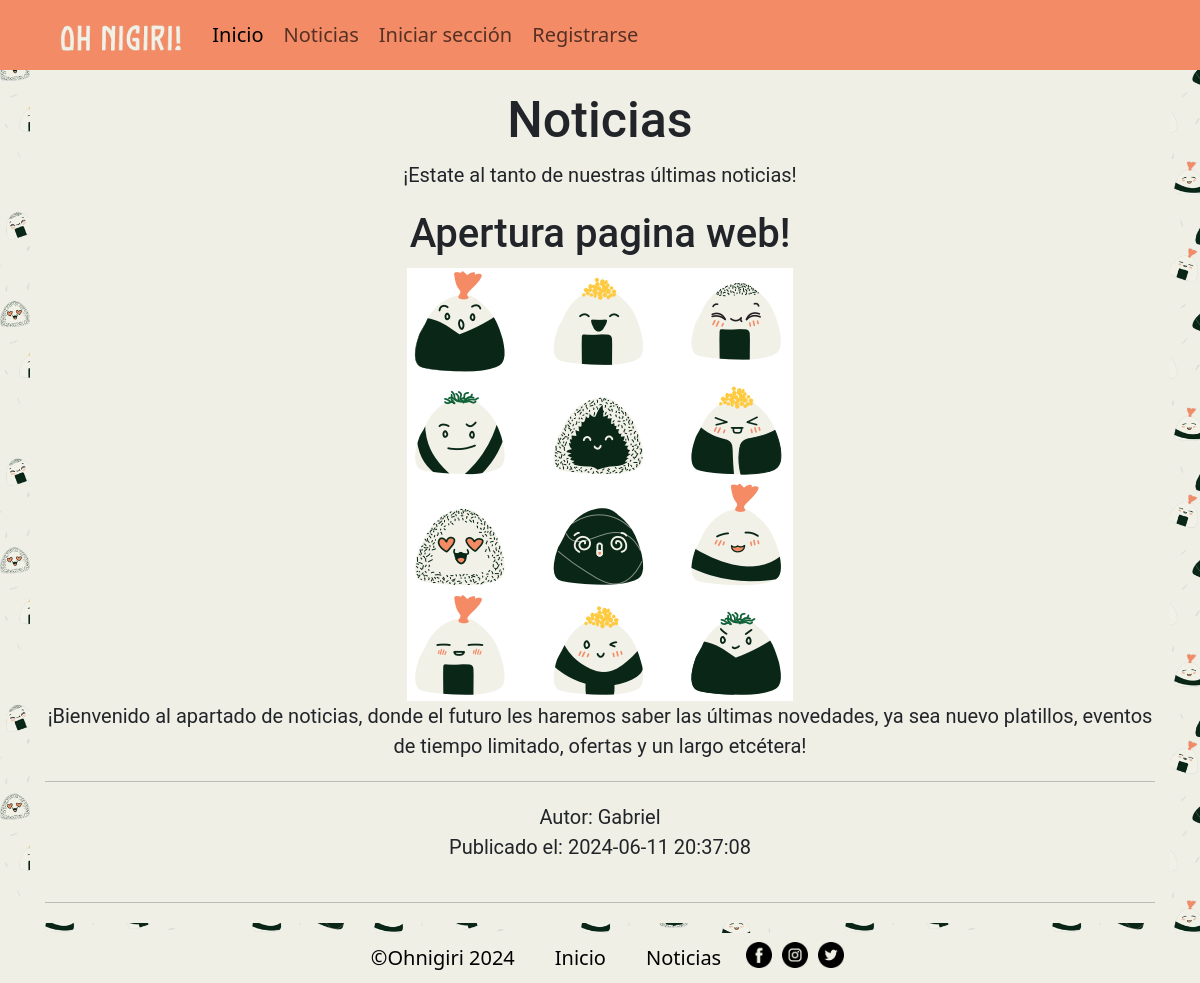
/views/noticias.php, run on the app's committed database.
### tables this page shows
CREATE TABLE IF NOT EXISTS `noticias` (
  `idNoticia` int NOT NULL AUTO_INCREMENT,
  `titulo` varchar(255) NOT NULL,
  `cuerpo` longtext NOT NULL,
  `imagen` varchar(255) NOT NULL,
  `fecha` datetime NOT NULL,
  `idUserFK` int NOT NULL,
  PRIMARY KEY (`idNoticia`),
  KEY `idUserFK` (`idUserFK`)
);

CREATE TABLE IF NOT EXISTS `usuarios` (
  `IdUsuario` int NOT NULL AUTO_INCREMENT,
  `nombre` varchar(45) NOT NULL,
  `apellidos` varchar(45) NOT NULL,
  `email` varchar(60) NOT NULL,
  `telefono` varchar(9) NOT NULL,
  `fecha_nacimiento` date NOT NULL,
  `fecha_alta` date NOT NULL,
  `direccion` varchar(255) NOT NULL,
  `sexo` varchar(30) NOT NULL,
  PRIMARY KEY (`IdUsuario`)
);

### views/noticias.php (the view, shortened to what this page needs)
<?php
include '../scripts/bd.php';
?>
<!DOCTYPE html>
<html lang="es">
<head>
    <link rel="stylesheet" href="../style/main.css">
</head>
<body>
    <main>
        <section>
        <div class="container p-2 bg-light">
        </div>
        <?php
        $query = "
            SELECT noticias.idNoticia, noticias.titulo, noticias.imagen, noticias.cuerpo, noticias.fecha, usuarios.nombre
            FROM noticias
            JOIN usuarios ON noticias.idUserFK = usuarios.idUsuario
            ORDER BY noticias.fecha DESC
        ";
        $result = $conn->query($query);
        ?>
        <div class="news-container container d-flex flex-column justify-content-center text-center bg-light">
        <h1>Noticias</h1>
        <p class="text-center">¡Estate al tanto de nuestras últimas noticias!</p>
            <?php
            if ($result->num_rows > 0) {
                while ($row = $result->fetch_assoc()) {
                    $idNoticia = $row['idNoticia'];
                    ?>
                    <div class="news-item" id="form_info-<?php echo $idNoticia; ?>">
                        <h2><?php echo htmlspecialchars($row['titulo']); ?></h2>
                        <img src="/dinamic-page-test/<?php echo htmlspecialchars($row['imagen']); ?>" alt="Imagen de la noticia" class="news-image">
                        <p><?php echo nl2br(htmlspecialchars($row['cuerpo'])); ?></p>
                        <hr>
                        <p class="news-author">Autor: <?php echo htmlspecialchars($row['nombre']); ?><br>
                        <span class="news-date">Publicado el: <?php echo htmlspecialchars($row['fecha']); ?></span></p>
                    </div>
                    <hr>
                    <?php
                }
            } else {
                echo "<p>No hay noticias disponibles.</p>";
            }
            ?>
        </div>
        </section>
    </main>
    <?php include 'barras/footer.php'; ?>
</body>
</html>

### data on the page
noticias: titulo "Apertura pagina web!", imagen (picture), cuerpo "¡Bienvenido al apartado de noticias, donde el futuro les haremos saber las últimas novedades, ya sea nuevo platillos, eventos de tiempo limitado, ofertas y un largo etcétera!", idUserFK.nombre "Gabriel", fecha "2024-06-11 20:37:08"
